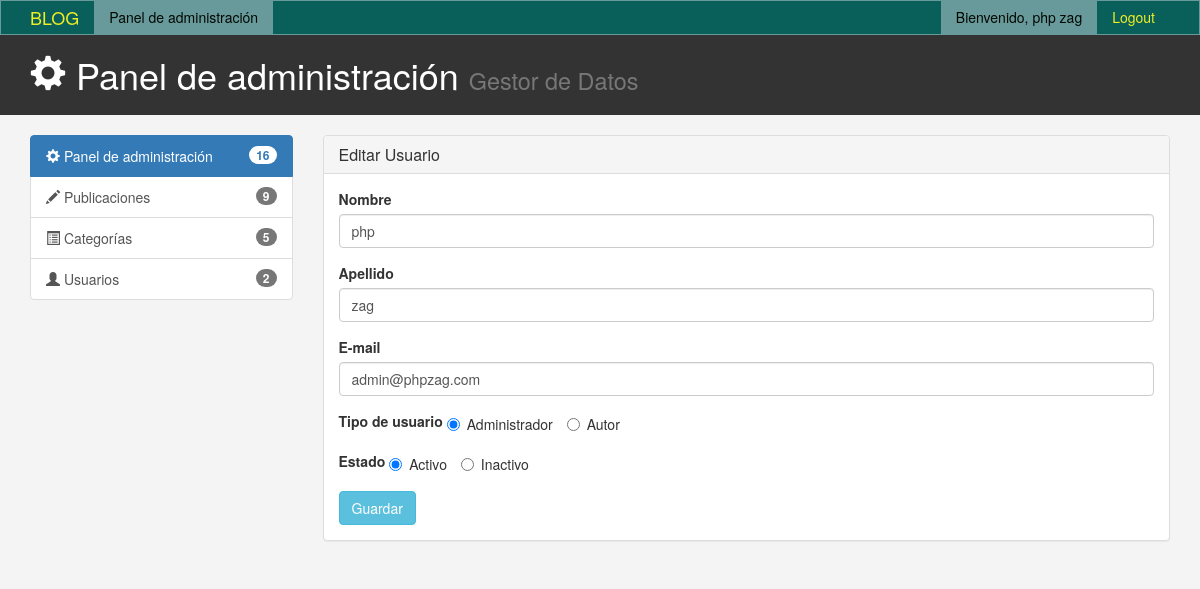
The page /admin/edit_users.php?id=1 (signed in) on the database its author committed.
### tables this page shows
CREATE TABLE `cms_user` (
  `id` int(11) NOT NULL,
  `first_name` varchar(50) NOT NULL,
  `last_name` varchar(50) NOT NULL,
  `email` varchar(50) NOT NULL,
  `password` varchar(50) NOT NULL,
  `type` int(11) NOT NULL,
  `deleted` int(11) NOT NULL DEFAULT 0
);

### admin/class/User.php (called while the page is built, shortened)
<?php
class User
{
	private $userTable = 'cms_user';
	private $conn;
	public function __construct($db)
	{
		$this->conn = $db;
	}
	public function getUser()
	{
		if ($this->id) {
			$sqlQuery = "
			SELECT id, first_name, last_name, email, type, deleted
			FROM " . $this->userTable . "
			WHERE id = ? ";
			$stmt = $this->conn->prepare($sqlQuery);
			$stmt->bind_param("i", $this->id);
			$stmt->execute();
			$result = $stmt->get_result();
			$user = $result->fetch_assoc();
			return $user;
		}
	}
}

### admin/edit_users.php (the view, shortened to what this page needs)
<?php
include_once 'config/Database.php';
include_once 'class/User.php';
$database = new Database();
$db = $database->getConnection();
$user = new User($db);
$user->id = (isset($_GET['id']) && $_GET['id']) ? $_GET['id'] : '0';
$userDetails = $user->getUser();
include('inc/header.php');
?>
<link rel="stylesheet" href="css/dataTables.bootstrap.min.css" />
<link href="css/style.css" rel="stylesheet" type="text/css">
</head>
<body>
	<?php include "menus.php"; ?>
	<header id="header">
		<div class="container">
			<div class="row">
				<div class="col-md-10">
					<h1><span class="glyphicon glyphicon-cog" aria-hidden="true"></span> Panel de administración <small>Gestor de Datos</small></h1>
				</div>
				<br>
			</div>
		</div>
	</header>
	<br>
	<section id="main">
		<div class="container">
			<div class="row">
				<?php include "left_menus.php"; ?>
				<div class="col-md-9">
					<div class="panel panel-default">
						<div class="panel-heading">
							<h3 class="panel-title">Editar Usuario</h3>
						</div>
						<div class="panel-body">
							<form method="post" id="postForm">
								<div class="form-group">
									<label for="title" class="control-label">Nombre</label>
									<input type="text" class="form-control" id="first_name" name="first_name" value="<?php echo $userDetails['first_name']; ?>" placeholder="Nombre...">
								</div>
								<div class="form-group">
									<label for="title" class="control-label">Apellido</label>
									<input type="text" class="form-control" id="last_name" name="last_name" value="<?php echo $userDetails['last_name']; ?>" placeholder="Apellido...">
								</div>
								<div class="form-group">
									<label for="title" class="control-label">E-mail</label>
									<input type="email" class="form-control" id="email" name="email" value="<?php echo $userDetails['email']; ?>" placeholder="e-mail...">
								</div>
								<div class="form-group">
									<label for="status" class="control-label">Tipo de usuario</label>
									<label class="radio-inline">
										<input type="radio" name="user_type" id="admin" value="1" <?php if ($userDetails['type'] == 1) {
																										echo "checked";
																									} ?>>Administrador
									</label>
									<label class="radio-inline">
										<input type="radio" name="user_type" id="author" value="2" <?php if ($userDetails['type'] == 2) {
																										echo "checked";
																									} ?>>Autor
									</label>
								</div>
								<div class="form-group">
									<label for="status" class="control-label">Estado</label>
									<label class="radio-inline">
										<input type="radio" name="user_status" id="active" value="0" <?php if (!$userDetails['deleted']) {
																											echo "checked";
																										} ?>>Activo
									</label>
									<label class="radio-inline">
										<input type="radio" name="user_status" id="inactive" value="1" <?php if ($userDetails['deleted']) {
																											echo "checked";
																										} ?>>Inactivo
									</label>
								</div>
								<input type="submit" name="saveUser" id="saveUser" class="btn btn-info" value="Guardar" />
							</form>
						</div>
					</div>
				</div>
			</div>
		</div>
	</section>
	<?php include('inc/footer.php'); ?>

### admin/css/style.css (style rules this page uses)
body { background: #f4f4f4; }
#header { background: #333333; color: #ffffff; padding-bottom: 10px; margin-bottom: : 15px; }

### rows shown on the page
cms_user: first_name "php", last_name "zag", email "admin@phpzag.com", type "☑ Administrador", type "☐ Autor", deleted "☑ Activo", deleted "☐ Inactivo"

### other values the page prints
$_SESSION["name"] "php zag"
$post->totalPost() + $category->totalCategory() + $user->totalUser() "16"
$post->totalPost() "9"
$category->totalCategory() "5"
$user->totalUser() "2"
